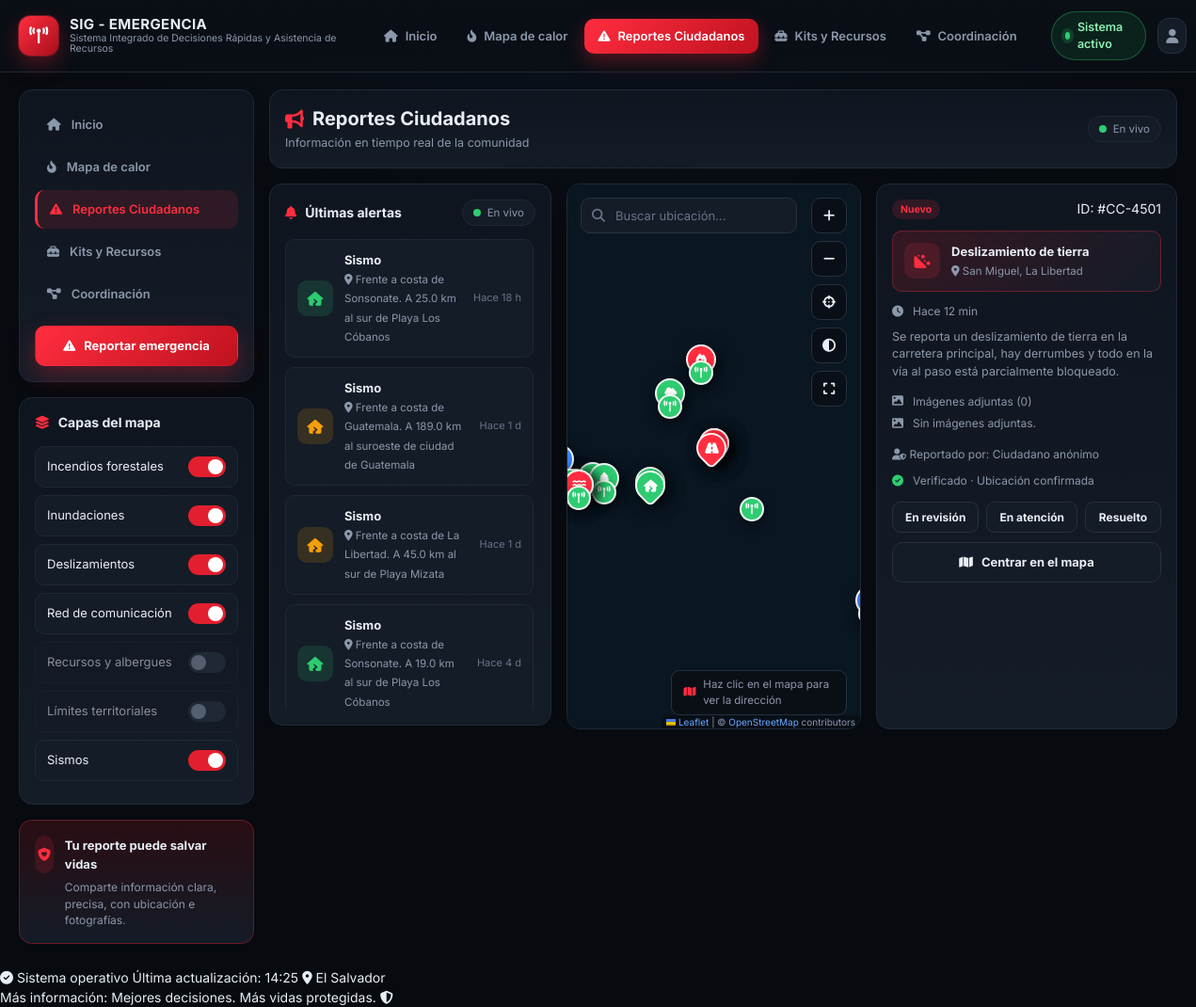
The app's page /reportes.php, older data.
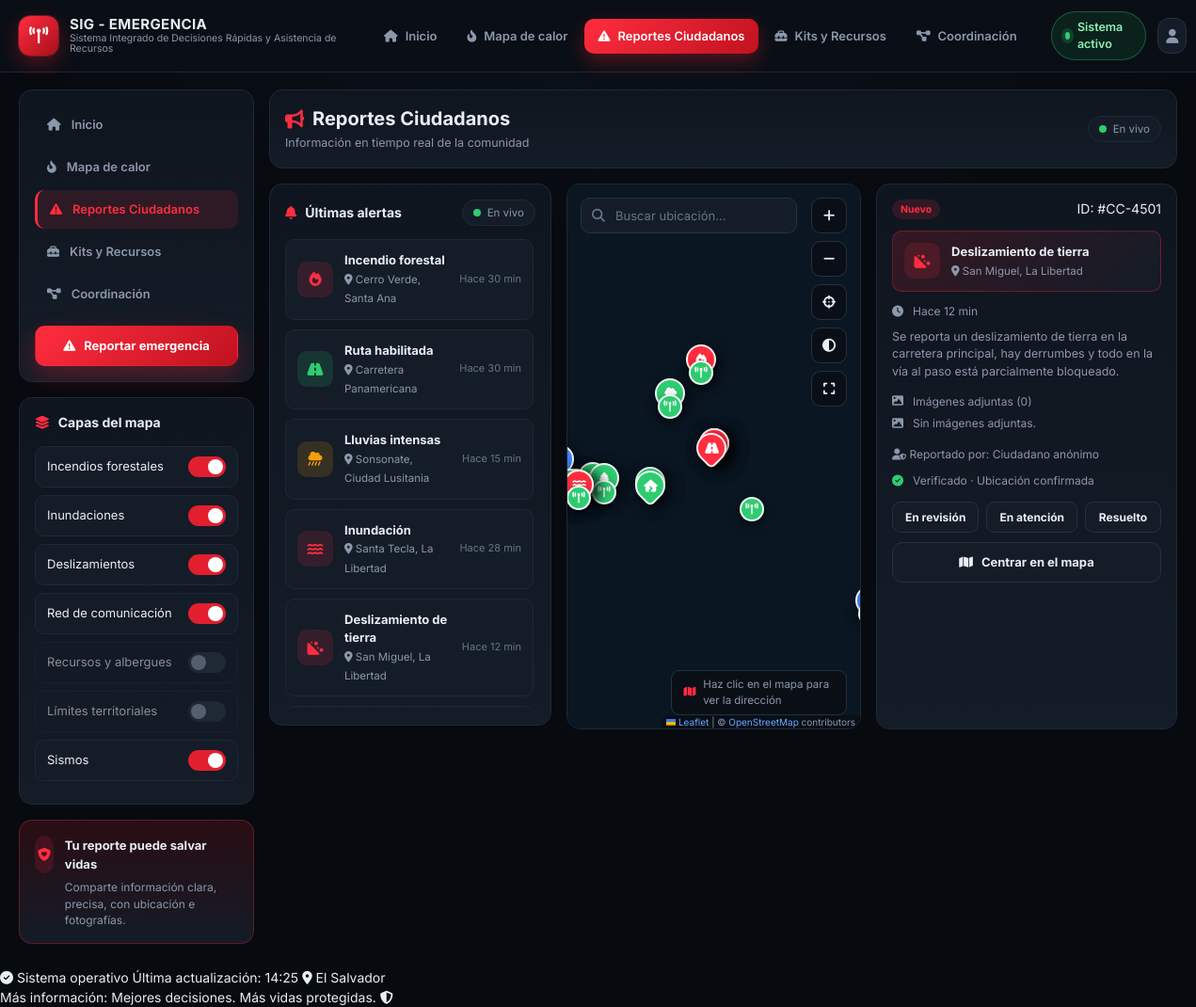
The same page, newer data.
### tables this page shows
CREATE TABLE alertas (
        id INTEGER PRIMARY KEY AUTOINCREMENT,
        nivel TEXT NOT NULL,
        tipo TEXT NOT NULL,
        lugar TEXT NOT NULL,
        tiempo TEXT NOT NULL,
        icon TEXT NOT NULL
    , lat REAL, lon REAL, ref TEXT, magnitud REAL, profundidad REAL, url TEXT, fuente TEXT, evento TEXT);

### includes/data.php (called while the page is built, shortened)
<?php
$NAV = [
    ['id' => 'inicio',   'label' => 'Inicio',              'icon' => 'fa-house',            'href' => 'index.php'],
    ['id' => 'mapa',     'label' => 'Mapa de calor',       'icon' => 'fa-fire-flame-curved', 'href' => 'mapa.php'],
    ['id' => 'reportes', 'label' => 'Reportes Ciudadanos', 'icon' => 'fa-triangle-exclamation', 'href' => 'reportes.php'],
    ['id' => 'recursos', 'label' => 'Kits y Recursos',     'icon' => 'fa-toolbox',          'href' => 'recursos.php'],
    ['id' => 'coord',    'label' => 'Coordinación',        'icon' => 'fa-diagram-project',  'href' => 'coordinacion.php'],
];
try {
    require_once __DIR__ . '/db.php';
    $pdo = db();
    $ALERTAS = $pdo->query("SELECT id, nivel, tipo, lugar, tiempo, icon FROM alertas ORDER BY id")->fetchAll();
    $capas_db = $pdo->query("SELECT nombre AS n, activa FROM capas ORDER BY id")->fetchAll();
    $CAPAS = array_map(function ($c) {
        return ['n' => $c['n'], 'on' => (bool) $c['activa']];
    }, $capas_db);
} catch (Throwable $e) {
}

### includes/db.php (called while the page is built, shortened)
<?php
function db() {
    static $pdo = null;
    if ($pdo === null) {
        $file = db_file();
        $pdo = new PDO('sqlite:' . $file);
        $pdo->setAttribute(PDO::ATTR_ERRMODE, PDO::ERRMODE_EXCEPTION);
        $pdo->setAttribute(PDO::ATTR_DEFAULT_FETCH_MODE, PDO::FETCH_ASSOC);
    }
    return $pdo;
}
function reporte_destacado() {
    $pdo = db();
    $row = $pdo->query("SELECT id, titulo, lugar, tiempo, estado, icon, lat, lon, descripcion AS \"desc\" FROM reportes WHERE estado = 'Nuevo' ORDER BY id LIMIT 1")->fetch();
    return $row ?: null;
}
function ultimas_alertas($limit = 10) {
    $limit = max(1, min(100, (int) $limit));
    $st = db()->prepare("SELECT id, nivel, tipo, lugar, tiempo, icon FROM alertas ORDER BY COALESCE(NULLIF(evento, ''), '0000-00-00 00:00:00') DESC, id DESC LIMIT ?");
    $st->bindValue(1, $limit, PDO::PARAM_INT);
    $st->execute();
    return $st->fetchAll();
}

### reportes.php (the view, shortened to what the changed rows need)
<?php
require_once __DIR__ . '/includes/data.php';
$active = 'reportes';
$CAPA_KEYS = [
    'Incendios forestales' => 'incendios',
    'Inundaciones' => 'inundaciones',
    'Deslizamientos' => 'deslizamientos',
    'Sismos' => 'sismos',
    'Red de comunicación' => 'red',
    'Recursos y albergues' => 'recursos',
    'Límites territoriales' => 'limites',
];
try {
    $ver = isset($_GET['ver']) ? (int) $_GET['ver'] : 0;
    $destacado = $ver > 0 ? obtener_reporte($ver) : null;
    if (!$destacado) {
        $destacado = reporte_destacado();
    }
    $ultimas_alertas = ultimas_alertas(10);
} catch (Throwable $e) {
    $conteo = ['todos' => 0, 'nuevo' => 0, 'revision' => 0, 'atencion' => 0, 'resuelto' => 0];
    $lista_reportes = [];
    $destacado = null;
    $geo = ['reportes' => [], 'alertas' => [], 'albergues' => [], 'nodos' => [], 'enlaces' => []];
    $target = null;
    $ultimas_alertas = [];
}
$estados_btn = ['En revisión', 'En atención', 'Resuelto'];
require __DIR__ . '/includes/header.php';
?>
<div class="grid" style="grid-template-columns:250px 1fr;">
  <aside class="stack">
    <div class="panel layer-panel">
      <?php foreach ($CAPAS as $c): ?>
        <?php $lk = $CAPA_KEYS[$c['n']] ?? ''; if ($lk === '') { continue; } ?>
        <div class="layer" style="opacity:<?= $c['on'] ? '1' : '.55' ?>">
          <span><?= htmlspecialchars($c['n']) ?></span>
          <label class="switch">
            <span class="sl"></span>
          </label>
        </div>
      <?php endforeach; ?>
    </div>
  </aside>
  <div class="stack">
    <div class="grid cols-report">
      <div class="panel" style="align-self:start">
        <div class="list" id="alertList" style="max-height:calc(100vh - 300px);min-height:220px;overflow:auto;padding-right:2px">
          <?php foreach ($ultimas_alertas as $al): ?>
            <a class="row js-alerta" data-nivel="<?= htmlspecialchars($al['nivel']) ?>" data-alerta-id="<?= (int)($al['id'] ?? 0) ?>" href="reportes.php?alerta=<?= (int)($al['id'] ?? 0) ?>">
              <div class="ic <?= $al['nivel'] === 'baja' ? 'green' : ($al['nivel'] === 'media' ? 'amber' : 'red') ?>"><i class="fa-solid <?= htmlspecialchars($al['icon']) ?>"></i></div>
              <div class="txt"><strong><?= htmlspecialchars($al['tipo']) ?></strong><small><i class="fa-solid fa-location-dot"></i> <?= htmlspecialchars($al['lugar']) ?></small></div>
              <span class="time"><?= htmlspecialchars($al['tiempo']) ?></span>
            </a>
          <?php endforeach; ?>
        </div>
      </div>
      <div class="panel r-detail">
        <form method="post" action="reportes.php?ver=<?= (int)($destacado['id'] ?? 0) ?>">
          <div style="display:flex;gap:8px;flex-wrap:wrap">
            <?php foreach ($estados_btn as $eb): ?>
              <button class="btn btn-sm <?= $destacado['estado'] === $eb ? 'btn-red' : 'btn-ghost' ?>" type="submit" name="nuevo_estado" value="<?= $eb ?>" style="flex:1">
                <?= $eb ?>
              </button>
            <?php endforeach; ?>
          </div>
        </form>
        </div>
    </div>
  </div>
</div>
<?php require __DIR__ . '/includes/footer.php'; ?>

### includes/header.php (shortened to what the changed rows need)
<?php
$active = $active ?? 'inicio';
?>
<!DOCTYPE html>
<html lang="es">
<head>
<link rel="stylesheet" href="https://cdnjs.cloudflare.com/ajax/libs/font-awesome/6.5.2/css/all.min.css">
<link rel="stylesheet" href="https://unpkg.com/leaflet@1.9.4/dist/leaflet.css">
<link rel="stylesheet" href="assets/css/style.css">
</head>
<body>
<header class="topbar">
  <nav class="topnav">
    <?php foreach ($NAV as $item): ?>
      <a href="<?= $item['href'] ?>" class="nav-item <?= $active === $item['id'] ? 'is-active' : '' ?>">
        <i class="fa-solid <?= $item['icon'] ?>"></i>
        <span><?= htmlspecialchars($item['label']) ?></span>
      </a>
    <?php endforeach; ?>
  </nav>
</header>
<main class="page">

Row changes from the older to the newer data that the page shows:
no longer on this page (row edited): alertas: tipo "Sismo", lugar "Frente a costa de Sonsonate. A 25.0 km al sur de Playa Los Cóbanos", tiempo "Hace 18 h", nivel "baja" (drawn)
no longer on this page (row unchanged): alertas: tipo "Sismo", lugar "Frente a costa de Guatemala. A 189.0 km al suroeste de ciudad de Guatemala", tiempo "Hace 1 d", nivel "media" (drawn)
no longer on this page (row unchanged): alertas: tipo "Sismo", lugar "Frente a costa de La Libertad. A 45.0 km al sur de Playa Mizata", tiempo "Hace 1 d", nivel "media" (drawn)
no longer on this page (row unchanged): alertas: tipo "Sismo", lugar "Frente a costa de Sonsonate. A 19.0 km al sur de Playa Los Cóbanos", tiempo "Hace 4 d", nivel "baja" (drawn)
now on this page (row edited): alertas: tipo "Incendio forestal", lugar "Cerro Verde, Santa Ana", tiempo "Hace 30 min", nivel "alta" (drawn)
now on this page (row edited): alertas: tipo "Ruta habilitada", lugar "Carretera Panamericana", tiempo "Hace 30 min", nivel "baja" (drawn)
now on this page (row edited): alertas: tipo "Lluvias intensas", lugar "Sonsonate, Ciudad Lusitania", tiempo "Hace 15 min", nivel "media" (drawn)
now on this page (row edited): alertas: tipo "Inundación", lugar "Santa Tecla, La Libertad", tiempo "Hace 28 min", nivel "alta" (drawn)
now on this page (row edited): alertas: tipo "Deslizamiento de tierra", lugar "San Miguel, La Libertad", tiempo "Hace 12 min", nivel "alta" (drawn)
